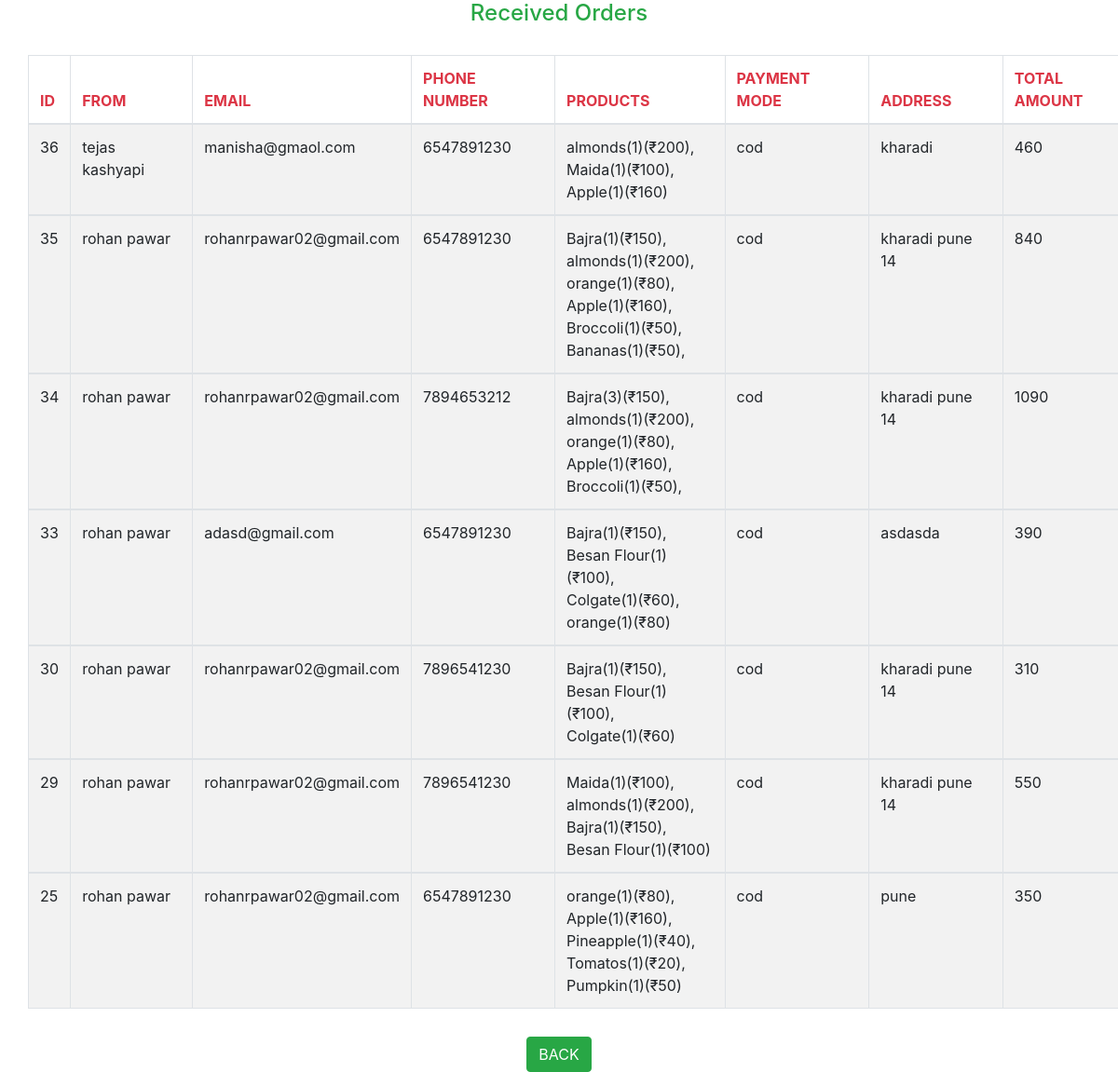
The page /ordersReceived.php (signed in) on the database its author committed.
### tables this page shows
CREATE TABLE `orders` (
  `id` int(11) NOT NULL,
  `name` varchar(100) NOT NULL,
  `email` varchar(100) NOT NULL,
  `phone` varchar(10) NOT NULL,
  `address` varchar(255) NOT NULL,
  `pmode` varchar(20) NOT NULL,
  `products` varchar(255) NOT NULL,
  `amount_paid` varchar(100) NOT NULL,
  `ussername` varchar(50) NOT NULL,
  `shopname` varchar(50) NOT NULL
);

### ordersReceived.php (the view, shortened to what this page needs)
<!DOCTYPE html>
<html>
    <head>
         <link rel="stylesheet" href="https://maxcdn.bootstrapcdn.com/bootstrap/4.5.2/css/bootstrap.min.css">
    </head>
    <body>
        <h4 class="text-success text-center">Received Orders</h4>
        <table class="table table-bordered table-striped" style="margin: 30px;">
    <thead>
      <tr>
          <th class="text-danger">ID</th>
          <th class="text-danger">FROM</th>
        <th class="text-danger">EMAIL</th>
        <th class="text-danger">PHONE NUMBER</th>
        <th class="text-danger">PRODUCTS</th>
        <th class="text-danger">PAYMENT MODE</th>
        <th class="text-danger">ADDRESS</th>
        <th class="text-danger">TOTAL AMOUNT</th>
      </tr>
    </thead>
        <?php
       include 'connection.php';
       $shopname= $_SESSION['oshopname'];
       $sql = "SELECT  * FROM orders where shopname like '$shopname' order by id desc";
       $res = mysqli_query($conn, $sql);
       if(mysqli_num_rows($res) > 0){
        while($row = mysqli_fetch_assoc($res)):
            ?>
    <tbody>
      <tr>
        <td><?= $row['id']?></td>
        <td><?= $row['name']?></td>
        <td><?= $row['email']?></td>
        <td><?= $row['phone']?></td>
        <td><?= $row['products']?></td>
        <td><?= $row['pmode']?></td>
        <td><?= $row['address']?></td>
        <td><?= $row['amount_paid']?></td>
      </tr>
            <?php endwhile;}
?>
    </tbody>
  </table>
    <center> <a href="owner-home.php " class="btn btn-success">BACK</a></center>
    </body>
</html>

### rows shown on the page
orders: id "36", name "tejas kashyapi", email "manisha@gmaol.com", phone "6547891230", products "almonds(1)(₹200), Maida(1)(₹100), Apple(1)(₹160)", pmode "cod", address "kharadi", amount_paid "460"
orders: id "35", name "rohan pawar", email "rohanrpawar02@gmail.com", phone "6547891230", products "Bajra(1)(₹150), almonds(1)(₹200), orange(1)(₹80), Apple(1)(₹160), Broccoli(1)(₹50), Bananas(1)(₹50),", pmode "cod", address "kharadi pune 14", amount_paid "840"
orders: id "34", name "rohan pawar", email "rohanrpawar02@gmail.com", phone "7894653212", products "Bajra(3)(₹150), almonds(1)(₹200), orange(1)(₹80), Apple(1)(₹160), Broccoli(1)(₹50),", pmode "cod", address "kharadi pune 14", amount_paid "1090"
orders: id "33", name "rohan pawar", email "adasd@gmail.com", phone "6547891230", products "Bajra(1)(₹150), Besan Flour(1)(₹100), Colgate(1)(₹60), orange(1)(₹80)", pmode "cod", address "asdasda", amount_paid "390"
orders: id "30", name "rohan pawar", email "rohanrpawar02@gmail.com", phone "7896541230", products "Bajra(1)(₹150), Besan Flour(1)(₹100), Colgate(1)(₹60)", pmode "cod", address "kharadi pune 14", amount_paid "310"
orders: id "29", name "rohan pawar", email "rohanrpawar02@gmail.com", phone "7896541230", products "Maida(1)(₹100), almonds(1)(₹200), Bajra(1)(₹150), Besan Flour(1)(₹100)", pmode "cod", address "kharadi pune 14", amount_paid "550"
orders: id "25", name "rohan pawar", email "rohanrpawar02@gmail.com", phone "6547891230", products "orange(1)(₹80), Apple(1)(₹160), Pineapple(1)(₹40), Tomatos(1)(₹20), Pumpkin(1)(₹50)", pmode "cod", address "pune", amount_paid "350"
